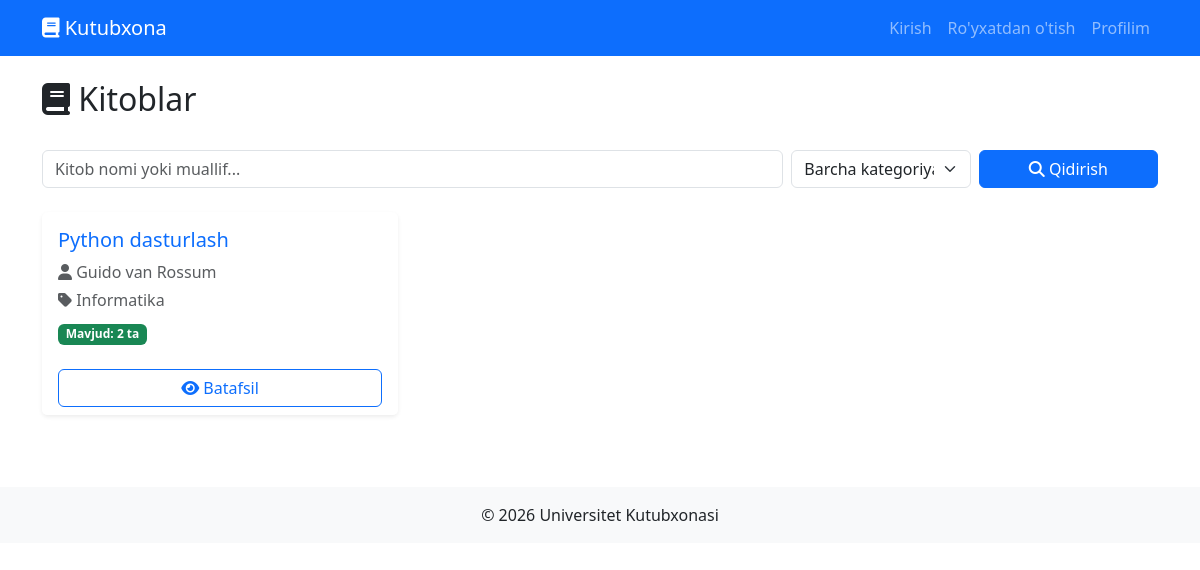
The page /books/ on the database its author committed.
### books/models.py (models this page shows, shortened)
class Book(models.Model):
    title = models.CharField(max_length=200)
    author = models.CharField(max_length=100)
    category = models.ForeignKey(Category, on_delete=models.SET_NULL, null=True)
    total_copies = models.IntegerField(default=1)
    available_copies = models.IntegerField(default=1)
    description = models.TextField(blank=True)
    created_at = models.DateTimeField(auto_now_add=True)

class Category(models.Model):
    name = models.CharField(max_length=100)
    def __str__(self):
        return self.name
    class Meta:
        verbose_name_plural = "Categories"

### books/views.py (the view)
# urls.py: path('', views.book_list, name='book_list'),
def book_list(request):
    query = request.GET.get('q', '')
    category_id = request.GET.get('category', '')
    books = Book.objects.all()
    if query:
        books = books.filter(title__icontains=query) | books.filter(author__icontains=query)
    if category_id:
        books = books.filter(category_id=category_id)
    categories = Category.objects.all()
    return render(request, 'books/book_list.html', {
        'books': books,
        'categories': categories,
        'query': query,
    })

### templates/books/book_list.html (shortened to what this page needs)
{% extends 'base.html' %}
{% block content %}
<div class="d-flex justify-content-between align-items-center mb-4">
    <h2><i class="fas fa-book"></i> Kitoblar</h2>
</div>
<form method="get" class="mb-4">
    <div class="row g-2">
        <div class="col-md-8">
            <input type="text" name="q" value="{{ query }}"
                   class="form-control" placeholder="Kitob nomi yoki muallif...">
        </div>
        <div class="col-md-2">
            <select name="category" class="form-select">
                <option value="">Barcha kategoriyalar</option>
            </select>
        </div>
        <div class="col-md-2">
            <button type="submit" class="btn btn-primary w-100">
                <i class="fas fa-search"></i> Qidirish
            </button>
        </div>
    </div>
</form>
<div class="row">
    {% for book in books %}
    <div class="col-md-4 mb-4">
        <div class="card h-100 shadow-sm border-0">
            <div class="card-body">
                <h5 class="card-title text-primary">{{ book.title }}</h5>
                <p class="text-muted mb-1"><i class="fas fa-user"></i> {{ book.author }}</p>
                <p class="text-muted mb-2"><i class="fas fa-tag"></i> {{ book.category }}</p>
                <span class="badge {% if book.available_copies > 0 %}bg-success{% else %}bg-danger{% endif %}">
                    {% if book.available_copies > 0 %}
                        Mavjud: {{ book.available_copies }} ta
                    {% else %}
                        Mavjud emas
                    {% endif %}
                </span>
            </div>
            <div class="card-footer bg-white border-0">
                <a href="/books/{{ book.pk }}/" class="btn btn-outline-primary w-100">
                    <i class="fas fa-eye"></i> Batafsil
                </a>
            </div>
        </div>
    </div>
    {% empty %}
        <div class="col-12">
            <div class="alert alert-info">Kitob topilmadi.</div>
        </div>
    {% endfor %}
</div>
{% endblock %}

### rows shown on the page
Book: title "Python dasturlash", author "Guido van Rossum", category "Informatika", available_copies "2"
